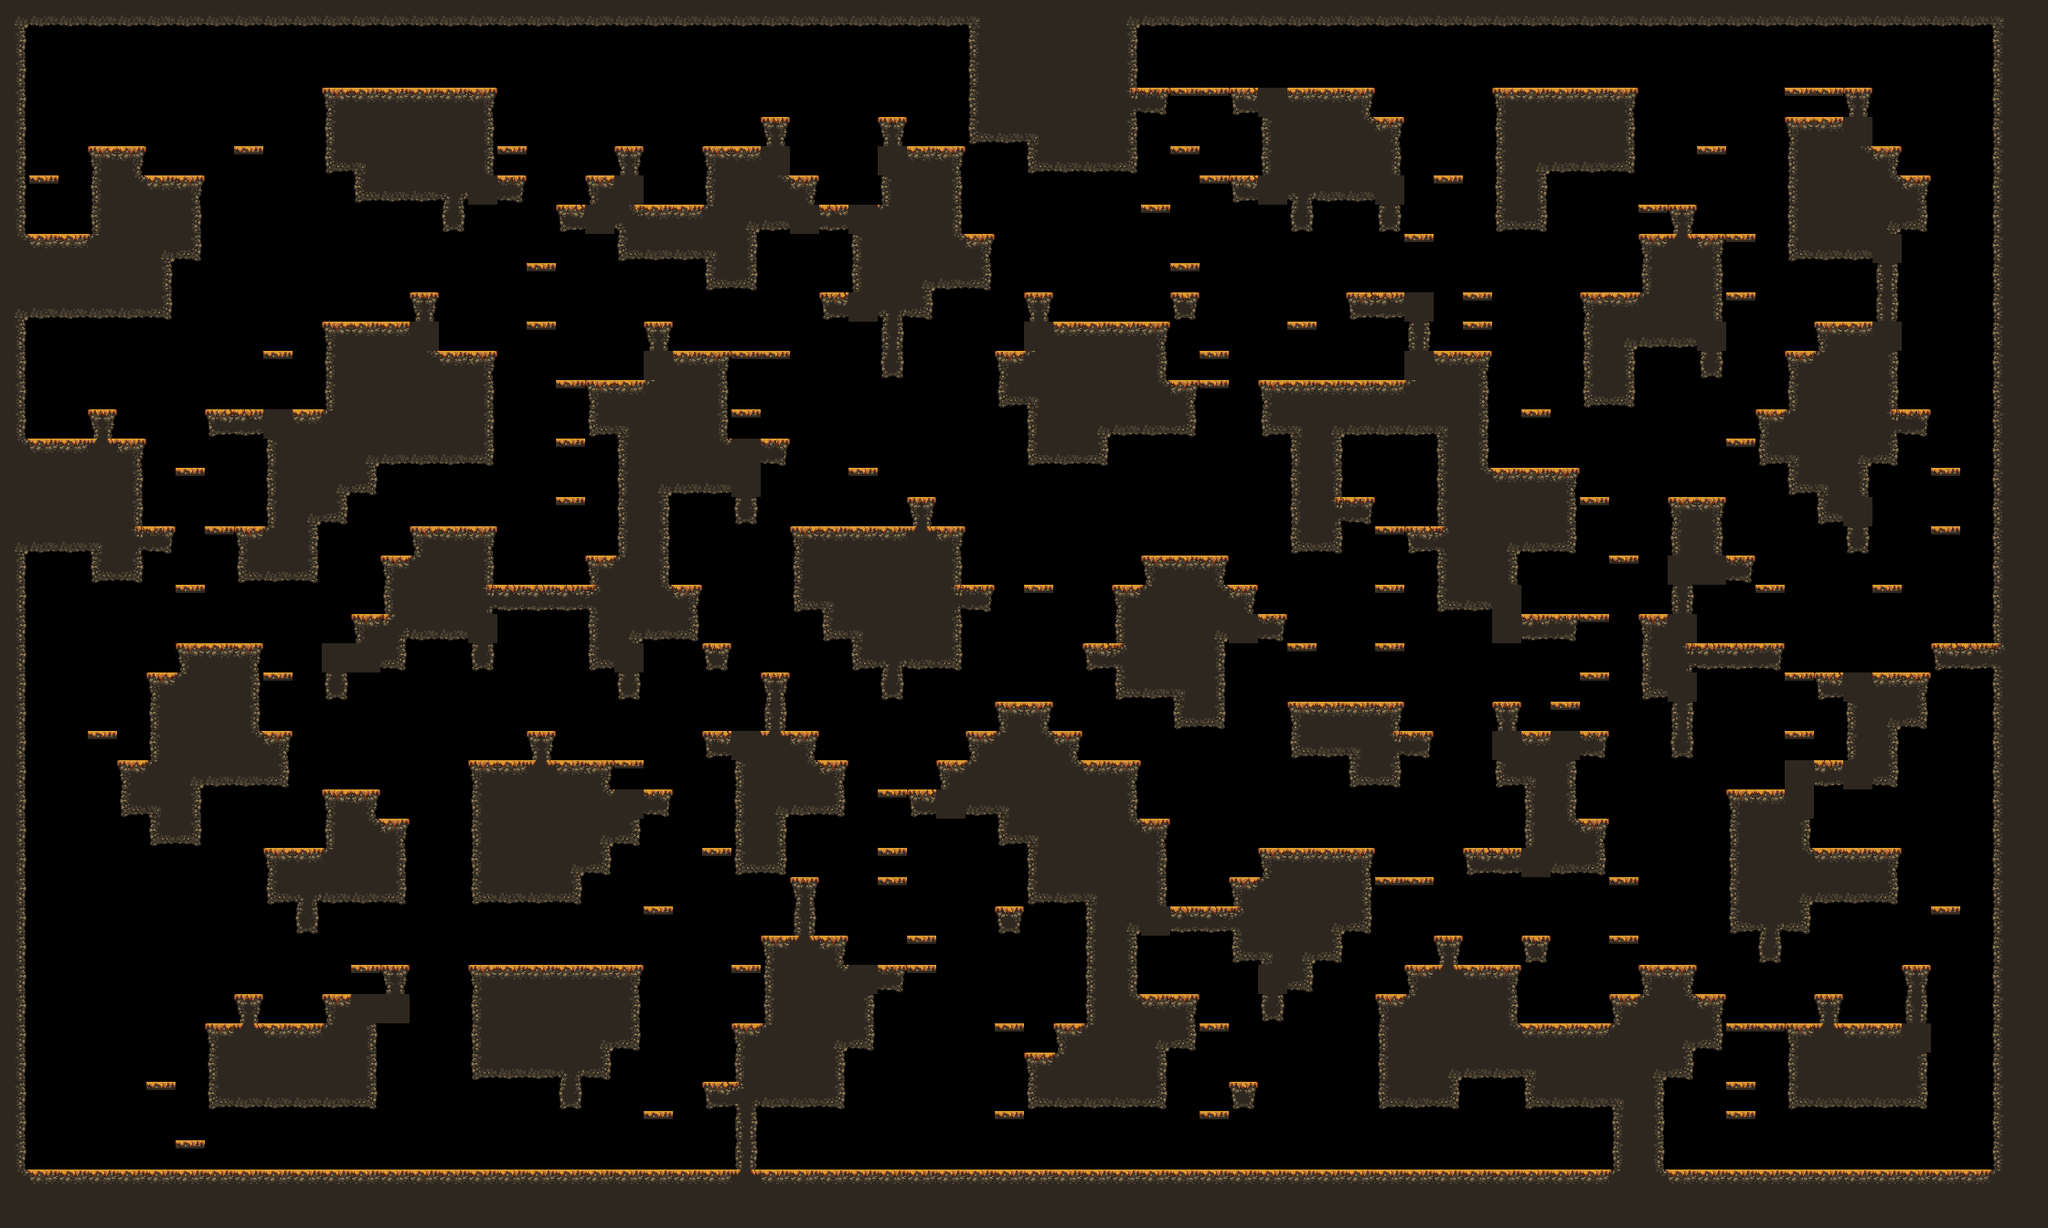

This is a level from a 2D game, rendered from its Tiled map with the project's own tilesets. A one-line summary and the map file follow, with tile-layer data summarised:
An orthogonal 70x42 tile map with 32x32 px tiles, 1 tile layer (main) and 17 objects (9x spawn, spawnPlayer0, spawnCrown0, spawnPlayer1, spawnCrown1, ...).

<map compressionlevel="0" height="42" infinite="0" nextlayerid="3" nextobjectid="4" orientation="orthogonal" renderorder="right-down" tiledversion="1.3.2" tileheight="32" tilewidth="32" version="1.2" width="70">
 <tileset firstgid="1" source="forest_fall_tile_set.tsx" />
 <layer height="42" id="1" name="main" width="70">
  <data>[2940 cells, 1348 non-empty, 28 distinct tile ids]</data>
 </layer>
 <objectgroup id="2" name="objects"><object id="1" name="spawnPlayer0" x="64" y="208.0" /><object id="2" name="spawnCrown0" x="128" y="112.0" /><object id="3" name="spawnPlayer1" x="1984" y="80.0" /><object id="4" name="spawnCrown1" x="2112" y="144.0" /><object id="5" name="spawnPlayer2" x="64" y="1232.0" /><object id="6" name="spawnCrown2" x="96" y="1232.0" /><object id="7" name="spawnPlayer3" x="1920" y="1232.0" /><object id="8" name="spawnCrown3" x="1888" y="1232.0" /><object id="9" name="spawn" x="608" y="592.0" /><object id="10" name="spawn" x="1408" y="1232.0" /><object id="11" name="spawn" x="960" y="1232.0" /><object id="12" name="spawn" x="384" y="624.0" /><object id="13" name="spawn" x="1152" y="1072.0" /><object id="14" name="spawn" x="1120" y="272.0" /><object id="15" name="spawn" x="800" y="1072.0" /><object id="16" name="spawn" x="1952" y="80.0" /><object id="17" name="spawn" x="128" y="784.0" /></objectgroup></map>
